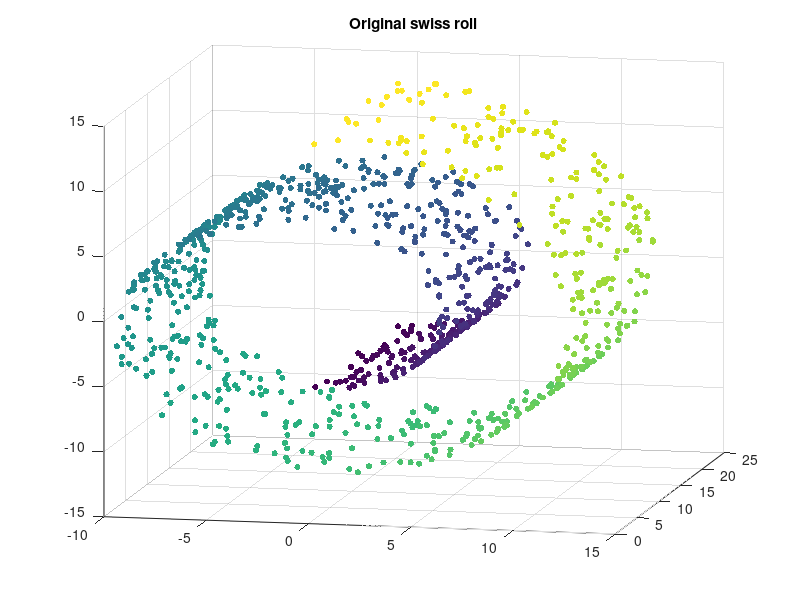

This chart was generated by the following MATLAB code:

    clc;
    clear all;
    close all;
    set (0,'defaultfigurecolor','w');
    
    N=1000;% # of data
    %Gaussian noise
    noise = 0.001*randn(1,N);
    %standard swiss roll data
    tt = (3*pi/2)*(1+2*rand(1,N));   
    height = 21*rand(1,N);
    X = [(tt+ noise).*cos(tt); height; (tt+ noise).*sin(tt)];% 3X1000 matrix
 

    %% Visualize the data, show the picture
    point_size = 20;
    figure(1)
    scatter3(X(1,:),X(2,:),X(3,:), point_size,tt,'filled');
    view([12 12]); 
    title("Original swiss roll");
    
    